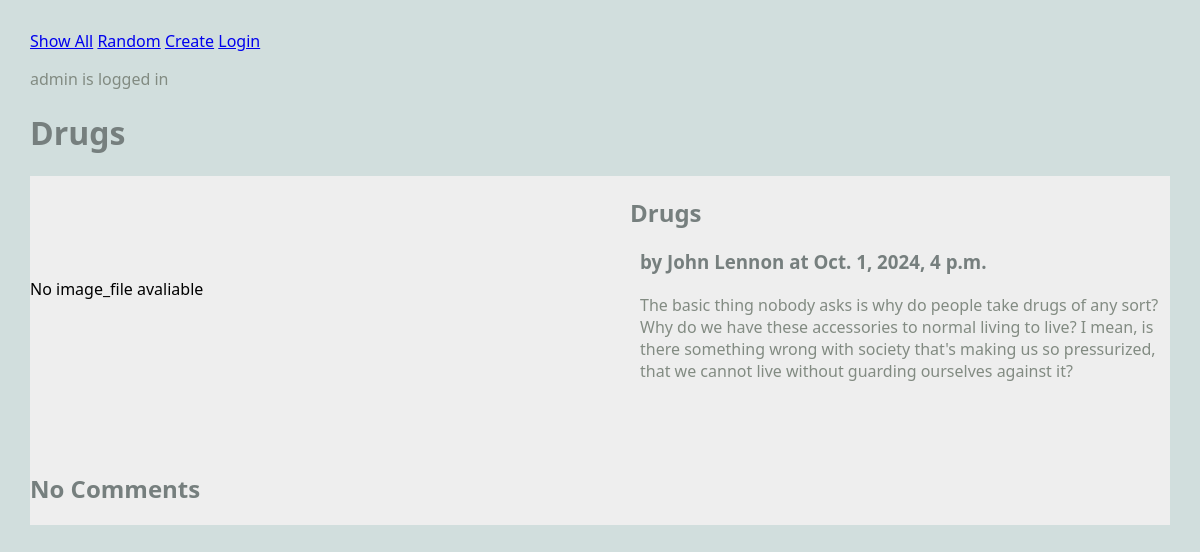
Page /blog/ (signed in) on the committed database.
### blog/models.py (models this page shows, shortened)
class Article(models.Model):
    user = models.ForeignKey(User, on_delete=models.CASCADE)
    title = models.TextField(blank=False)
    author = models.TextField(blank=False)
    text = models.TextField(blank=False)
    published = models.DateTimeField(auto_now=True)
    image_file = models.ImageField(blank=True)
    def get_comments(self):
        comments = Comment.objects.filter(article=self)

### blog/views.py (the view)
# urls.py: path(r'', views.RandomArticleView.as_view(), name="random"), #NEW
class RandomArticleView(DetailView):
    model = Article
    template_name = "blog/article.html"
    context_object_name = "article"
    def get_object(self):
        all_articles = Article.objects.all()
        article = random.choice(all_articles)
        return article

### blog/templates/blog/article.html (shortened to what this page needs)
{% extends 'blog/base.html' %}
{% block content %}
<h1>{{article.title}}</h1>
<main class="grid-container">
    <article class="featured">
        {% if a.image_file %}
        <img src="{{article.image_file.url}}" alt="{{article.image_file.url}}">
        {% else %}
        No image_file avaliable
        {% endif %}
        <div>
            <h2>{{article.title}}</h2>
            <h3>by {{article.author}} at {{article.published}}</h3>
            <p>
                {{article.text}}
            </p>
        </div>
    </article>
    <div>
        {% if article.get_comments %}
            <h2>Comments</h2>
            {{article.get_comments}}
            {% for c in article.get_comments %}
            <div>
                <strong>by {{c.author}} at {{c.published}}</strong>
                <p>
                    {{c.text}}
                </p>
                <h4>
                    <a href="{% url 'create_comment'}"></a>
                </h4>
            </div>
            {% endfor %}
        {% else %}
            <h2>No Comments</h2>
            {% endif %}
    </div>
</main>
{% endblock %}

### blog/templates/blog/base.html (shortened to what this page needs)
{% load static %}
<html>
    <head>
        <link rel="stylesheet" href="{% static 'styles.css' %}">
    </head>
    <body>
        <nav>
            <ul>
                <li><a href="{% url 'show_all' %}">Show All</a></li>
                <li><a href="{% url 'random' %}">Random</a></li>
                {% if request.user.is_authenticated %}
                <li><a href="{% url 'create_article' %}">Create</a></li>
                <li><a href="{% url 'login' %}">Login</a></li>
                {% endif %}
            </ul>
            <p>
                {% if request.user.is_authenticated %}
                {{request.user}} is logged in
                {% else %}
                Not logged in.
                {% endif %}
            </p>
        </nav>
        {% block content %}{% endblock %}
    </body>
</html>

### static/styles.css (style rules this page uses)
body { margin: 30px; background: #d1dedd; font-family:'Segoe UI', Tahoma, Geneva, Verdana, sans-serif; }
ul, li { padding: 0px; list-style-type: none; }
h1, h2, h3 { color: #767f7e; }
p { color: #828b82; }
.grid-container { background: #eee; max-width: 900px; display: grid; grid-template-columns: repeat(3, 1fr); grid-gap: 10px; max-width: 1200px; margin: 20px auto; }
article.featured { grid-column: span 3; display: grid; gap: 60px; grid-template-columns: 1fr 1fr; align-items: center; border-bottom: 1px #bbc7c7; padding-bottom: 40px; }
article p, article h3 { margin: 20px 10px; }
nav li { display: inline; }

### rows in the picture
Article: title "Drugs", author "John Lennon", published "Oct. 1, 2024, 4 p.m.", text "The basic thing nobody asks is why do people take drugs of any sort? Why do we have these accessories to normal living to live? I mean, is there something wrong with society that's making us so pressurized, that we cannot live without guarding ourselves against it?"

### other values in the picture
{{ request.user }} "admin"
